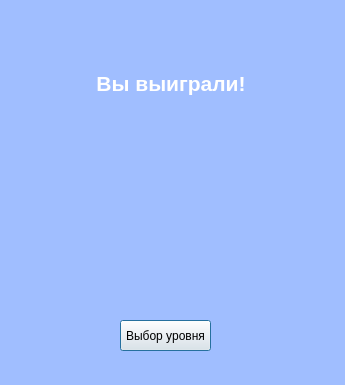
<?xml version="1.0" encoding="UTF-8"?>
<ui version="4.0">
 <class>youWinWindow</class>
 <widget class="QDialog" name="youWinWindow">
  <property name="geometry">
   <rect>
    <x>0</x>
    <y>0</y>
    <width>345</width>
    <height>385</height>
   </rect>
  </property>
  <property name="palette">
   <palette>
    <active>
     <colorrole role="Base">
      <brush brushstyle="SolidPattern">
       <color alpha="255">
        <red>255</red>
        <green>255</green>
        <blue>255</blue>
       </color>
      </brush>
     </colorrole>
     <colorrole role="Window">
      <brush brushstyle="SolidPattern">
       <color alpha="255">
        <red>160</red>
        <green>190</green>
        <blue>255</blue>
       </color>
      </brush>
     </colorrole>
    </active>
    <inactive>
     <colorrole role="Base">
      <brush brushstyle="SolidPattern">
       <color alpha="255">
        <red>255</red>
        <green>255</green>
        <blue>255</blue>
       </color>
      </brush>
     </colorrole>
     <colorrole role="Window">
      <brush brushstyle="SolidPattern">
       <color alpha="255">
        <red>160</red>
        <green>190</green>
        <blue>255</blue>
       </color>
      </brush>
     </colorrole>
    </inactive>
    <disabled>
     <colorrole role="Base">
      <brush brushstyle="SolidPattern">
       <color alpha="255">
        <red>160</red>
        <green>190</green>
        <blue>255</blue>
       </color>
      </brush>
     </colorrole>
     <colorrole role="Window">
      <brush brushstyle="SolidPattern">
       <color alpha="255">
        <red>160</red>
        <green>190</green>
        <blue>255</blue>
       </color>
      </brush>
     </colorrole>
    </disabled>
   </palette>
  </property>
  <property name="windowTitle">
   <string>Win!</string>
  </property>
  <widget class="QPushButton" name="toChooseButton">
   <property name="geometry">
    <rect>
     <x>120</x>
     <y>320</y>
     <width>91</width>
     <height>31</height>
    </rect>
   </property>
   <property name="text">
    <string>Выбор уровня</string>
   </property>
  </widget>
  <widget class="QWidget" name="layoutWidget">
   <property name="geometry">
    <rect>
     <x>10</x>
     <y>120</y>
     <width>331</width>
     <height>82</height>
    </rect>
   </property>
   <layout class="QHBoxLayout" name="horizontalLayout">
    <item>
     <spacer name="horizontalSpacer_2">
      <property name="orientation">
       <enum>Qt::Horizontal</enum>
      </property>
      <property name="sizeHint" stdset="0">
       <size>
        <width>40</width>
        <height>20</height>
       </size>
      </property>
     </spacer>
    </item>
    <item>
     <widget class="QLabel" name="star1">
      <property name="text">
       <string/>
      </property>
      <property name="pixmap">
       <pixmap resource="recources.qrc">:/images/images/star80.png</pixmap>
      </property>
     </widget>
    </item>
    <item>
     <spacer name="horizontalSpacer_3">
      <property name="orientation">
       <enum>Qt::Horizontal</enum>
      </property>
      <property name="sizeHint" stdset="0">
       <size>
        <width>40</width>
        <height>20</height>
       </size>
      </property>
     </spacer>
    </item>
    <item>
     <widget class="QLabel" name="star2">
      <property name="text">
       <string/>
      </property>
      <property name="pixmap">
       <pixmap resource="recources.qrc">:/images/images/star80.png</pixmap>
      </property>
     </widget>
    </item>
    <item>
     <spacer name="horizontalSpacer_4">
      <property name="orientation">
       <enum>Qt::Horizontal</enum>
      </property>
      <property name="sizeHint" stdset="0">
       <size>
        <width>40</width>
        <height>20</height>
       </size>
      </property>
     </spacer>
    </item>
    <item>
     <widget class="QLabel" name="star3">
      <property name="text">
       <string/>
      </property>
      <property name="pixmap">
       <pixmap resource="recources.qrc">:/images/images/star80.png</pixmap>
      </property>
     </widget>
    </item>
    <item>
     <spacer name="horizontalSpacer">
      <property name="orientation">
       <enum>Qt::Horizontal</enum>
      </property>
      <property name="sizeHint" stdset="0">
       <size>
        <width>40</width>
        <height>20</height>
       </size>
      </property>
     </spacer>
    </item>
   </layout>
  </widget>
  <widget class="QWidget" name="layoutWidget">
   <property name="geometry">
    <rect>
     <x>0</x>
     <y>70</y>
     <width>341</width>
     <height>27</height>
    </rect>
   </property>
   <layout class="QHBoxLayout" name="horizontalLayout_2">
    <item>
     <spacer name="horizontalSpacer_5">
      <property name="orientation">
       <enum>Qt::Horizontal</enum>
      </property>
      <property name="sizeHint" stdset="0">
       <size>
        <width>40</width>
        <height>20</height>
       </size>
      </property>
     </spacer>
    </item>
    <item>
     <widget class="QLabel" name="text">
      <property name="text">
       <string>&lt;html&gt;&lt;head/&gt;&lt;body&gt;&lt;p align=&quot;center&quot;&gt;&lt;span style=&quot; font-size:16pt; font-weight:600; color:#ffffff;&quot;&gt;Вы выиграли!&lt;/span&gt;&lt;/p&gt;&lt;/body&gt;&lt;/html&gt;</string>
      </property>
     </widget>
    </item>
    <item>
     <spacer name="horizontalSpacer_6">
      <property name="orientation">
       <enum>Qt::Horizontal</enum>
      </property>
      <property name="sizeHint" stdset="0">
       <size>
        <width>40</width>
        <height>20</height>
       </size>
      </property>
     </spacer>
    </item>
   </layout>
  </widget>
 </widget>
 <resources>
  <include location="recources.qrc"/>
 </resources>
 <connections/>
</ui>
